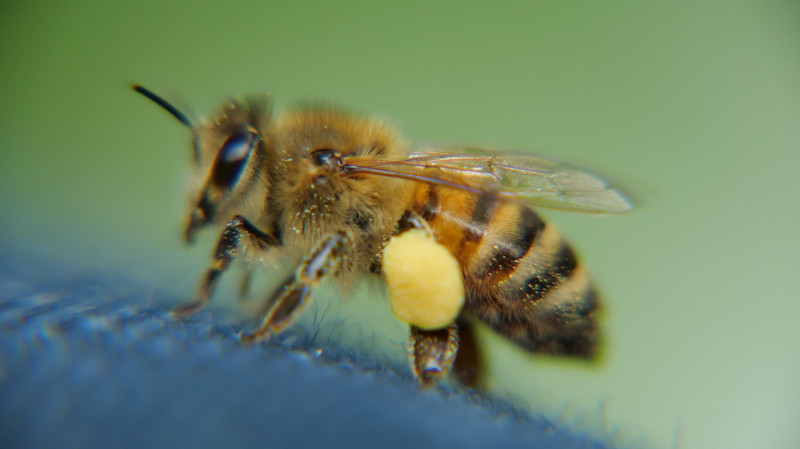
#> input picture abeille.jpeg, 1600 x 898 px, given in place of the camera (shown at 1/2 size)
$ python E.py
#> lines starting #> are read from the running program, lines starting #| are printed output that depends on the picture
import cv2 as cv
import numpy as np

capture = cv.VideoCapture(0)# + cv.CAP_DSHOW)


WIDTH, HEIGHT = 800, 600
capture.set(cv.CAP_PROP_FRAME_WIDTH, WIDTH)
capture.set(cv.CAP_PROP_FRAME_HEIGHT, HEIGHT)
font = cv.FONT_HERSHEY_SIMPLEX
cell_width, cell_height = 12, 12
new_width, new_height = int(WIDTH / cell_width), int(HEIGHT / cell_height)

k=None
isTrue, previous = capture.read()
#> previous is the input picture: shape (898, 1600, 3); mean B, G, R 103.2, 135, 113.3
isTrue, previous = capture.read()
isTrue, previous = capture.read()
isTrue, previous = capture.read()

while k != 27:
    isTrue, frame = capture.read()

    gray = cv.cvtColor(previous, cv.COLOR_BGR2GRAY)
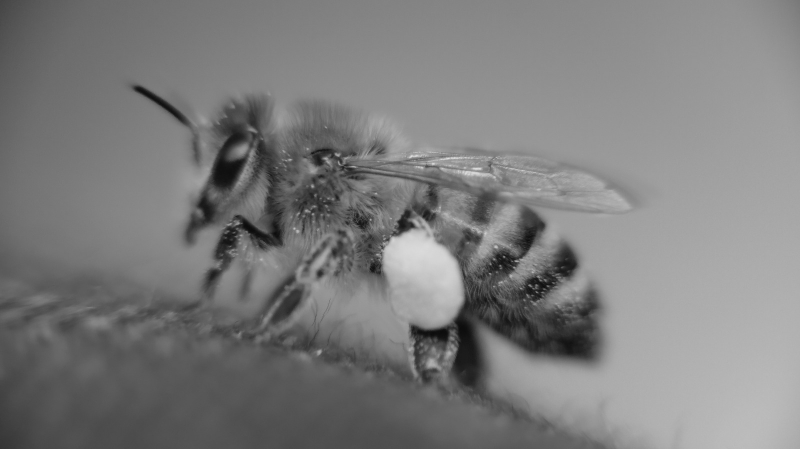
#> gray: shape (898, 1600) (shown at 1/2 size); min 10, max 232, mean 124.8
    gray = cv.GaussianBlur(gray, (21,21), 0)
    gray = cv.cvtColor(gray, cv.COLOR_GRAY2BGR)
#> gray: shape (898, 1600, 3)

    # img = cv.absdiff(frame, previous)
    # img = cv.absdiff(frame, previous)
    img = cv.absdiff(frame, gray)
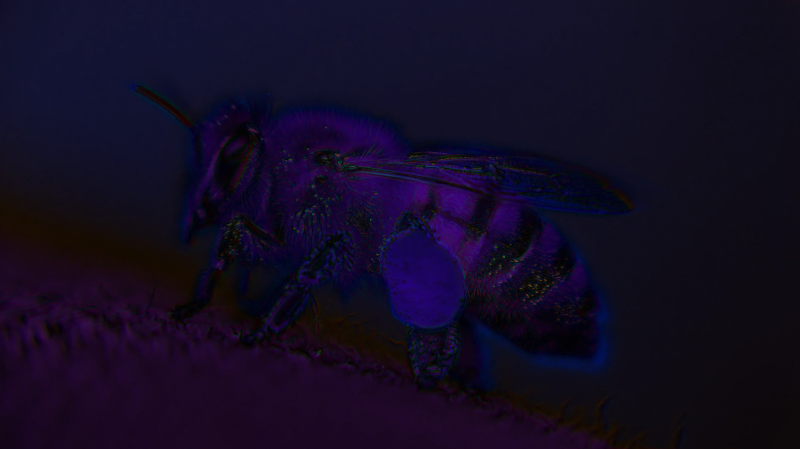
#> img: shape (898, 1600, 3) (shown at 1/2 size); mean B, G, R 35, 11.8, 19
    cv.imshow('test', img)

    previous = frame

    k = cv.waitKey(20)
#> (key Esc is pressed here)

capture.release()
cv.destroyAllWindows()
